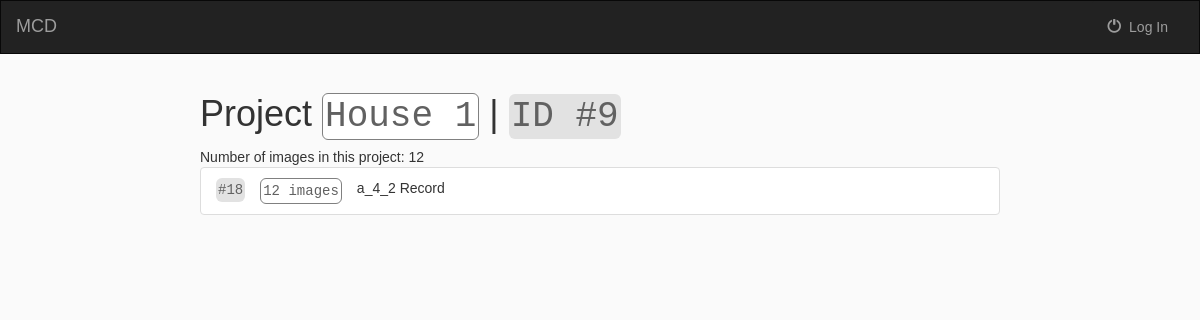
Before: /mcd/object/9/ with the older database file.
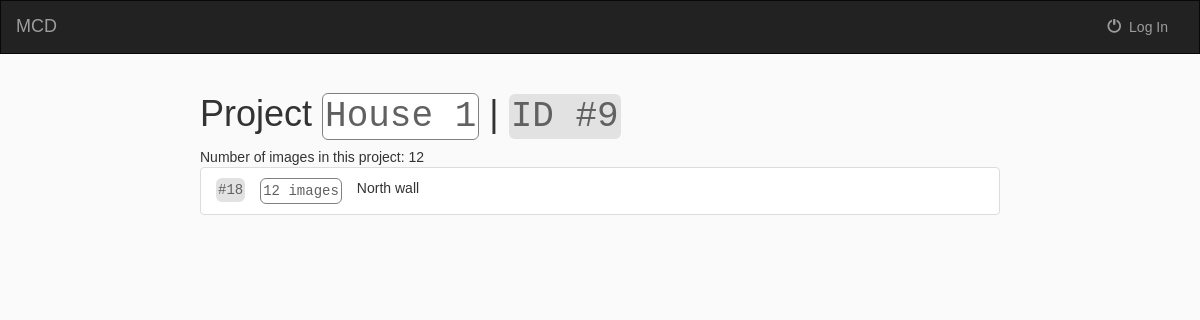
After: the same page with the newer database file.
### mcd/models.py (models this page shows, shortened)
class MCD_Record(models.Model):
    title = models.CharField(max_length=100, null=False, default="Untitled Record")
    uploaded_by_user_id = models.ForeignKey(User, on_delete=models.CASCADE)
    project_id = models.ForeignKey(MCD_Project, default=1, on_delete=models.CASCADE)
    num_images = models.IntegerField(null=False, default=0)

### mcd/views.py (the view)
# urls.py: url(r'^object/(?P<pk>[0-9]+)/$', views.ObjectDetailsView.as_view(),
class ObjectDetailsView(generic.DetailView):
    model = MCD_Project
    context_object_name = 'project'
    template_name = 'mcd/detailed_project.html'
    """
        def get_context_data(self, **kwargs):
        # get current object primary key (id):
        current_object = self.kwargs['pk']
        # filter out the objects that have been uploaded by the current user:
        images_in_object = MCD_Photo_Analysis.objects.filter(project_id=current_object) \
            .values_list('project_id', flat=True).first()
        # return only the objects that match the current user logged in:
        # return MCD_Photo_Analysis.objects.filter(project_id=images_in_object)

        data = super().get_context_data(**kwargs)
        data['images_of_object'] = MCD_Photo_Analysis.objects.filter(project_id=images_in_object)
        return data
    """
    def get_context_data(self, **kwargs):
        current_object = self.kwargs['pk']
        records_in_project = MCD_Record.objects.filter(project_id=current_object) \
            .values_list('project_id', flat=True).first()
        data = super().get_context_data(**kwargs)
        data['records_in_project'] = MCD_Record.objects.filter(project_id=records_in_project)
        return data

### mcd/templates/mcd/detailed_project.html (shortened to what this page needs)
{% extends 'mcd/base.html' %}
{% block body %}
    <h1>Project <strong class="label-grey-outline">{{ project.title }}</strong> |
        <strong class="label-grey">ID #{{ project.id }}</strong></h1>
    Number of images in this project: {{ project.num_images }}
        <ul class="list-group">
        {% for record in records_in_project %}
                <li class="list-group-item">
                <div class="list-item-container">
                    <div class="list-item-first label-grey">
                        #{{ record.id }}
                    </div>
                    <div class="list-item label-grey-outline">
                        {{ record.num_images }} images
                    </div>
                    <div class="list-item">
                        <a href="{% url 'mcd:detailed_record' record.id %}">
                            {{ record.title }}
                        </a>
                    </div>
                </div>
                </li>
        {% endfor %}
        </ul>
{% endblock %}

Changed rows visible on the page:
changed MCD_Record id 18: title "a_4_2 Record" → "North wall"
